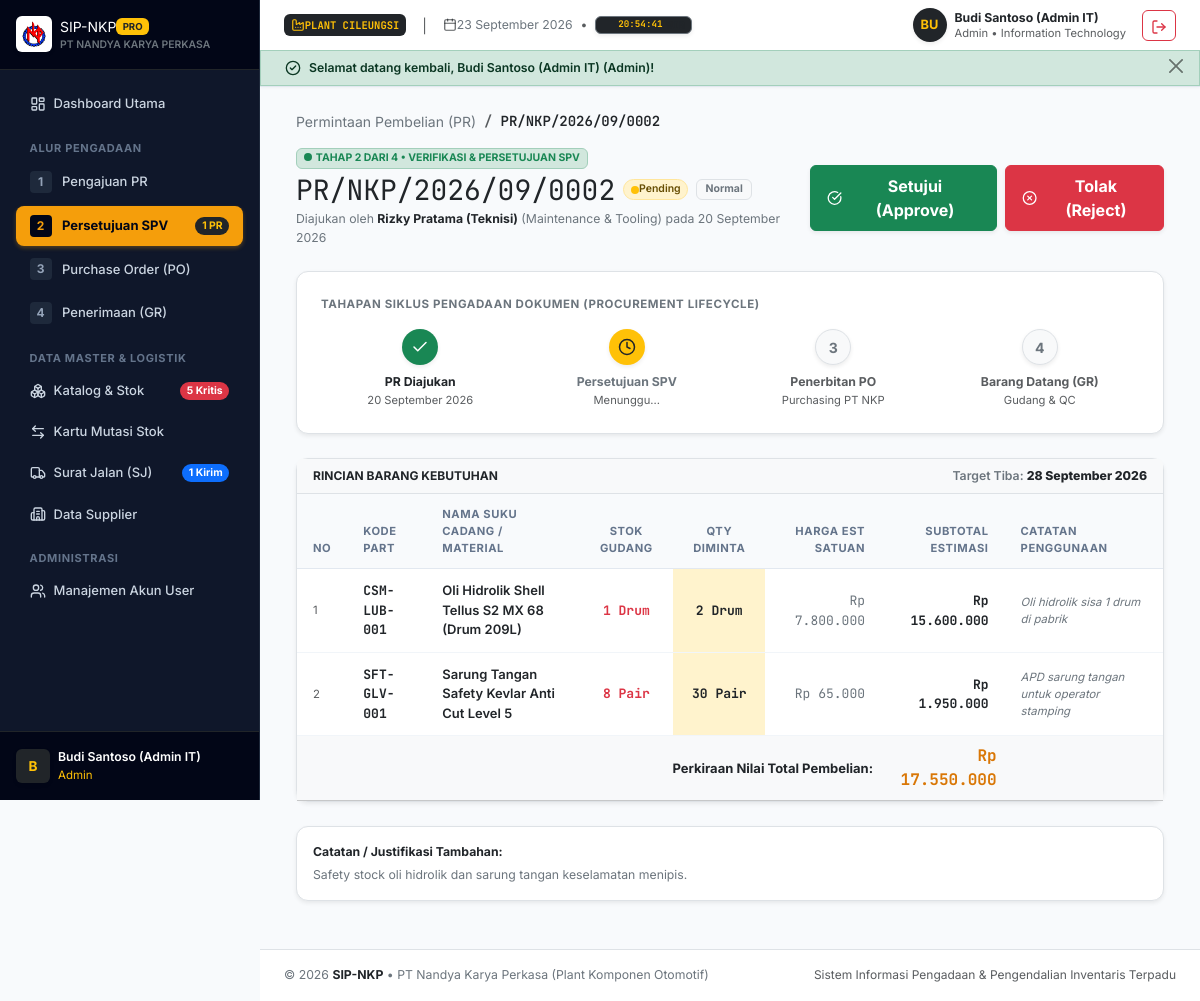
Page /index.php?page=pr-detail&id=2 (signed in) on the committed database.
### tables this page shows
CREATE TABLE `purchase_requisitions` (
    `id` INT AUTO_INCREMENT PRIMARY KEY,
    `pr_number` VARCHAR(40) NOT NULL UNIQUE,
    `user_id` INT NOT NULL,
    `approved_by` INT NULL,
    `pr_date` DATE NOT NULL,
    `target_date` DATE NOT NULL,
    `priority` ENUM('Normal', 'Urgent', 'Emergency') NOT NULL DEFAULT 'Normal',
    `status` ENUM('Pending', 'Approved', 'Rejected', 'PO Issued') NOT NULL DEFAULT 'Pending',
    `rejection_notes` TEXT NULL,
    `general_notes` TEXT NULL,
    `created_at` TIMESTAMP DEFAULT CURRENT_TIMESTAMP,
    CONSTRAINT `fk_pr_user` FOREIGN KEY (`user_id`) REFERENCES `users` (`id`) ON DELETE RESTRICT,
    CONSTRAINT `fk_pr_approver` FOREIGN KEY (`approved_by`) REFERENCES `users` (`id`) ON DELETE SET NULL
);

CREATE TABLE `users` (
    `id` INT AUTO_INCREMENT PRIMARY KEY,
    `name` VARCHAR(100) NOT NULL,
    `username` VARCHAR(50) NOT NULL UNIQUE,
    `password` VARCHAR(255) NOT NULL,
    `role` ENUM('admin', 'supervisor', 'purchasing', 'warehouse', 'requester') NOT NULL,
    `department` VARCHAR(50) NOT NULL,
    `created_at` TIMESTAMP DEFAULT CURRENT_TIMESTAMP
);

CREATE TABLE `pr_items` (
    `id` INT AUTO_INCREMENT PRIMARY KEY,
    `pr_id` INT NOT NULL,
    `item_id` INT NOT NULL,
    `qty_requested` INT NOT NULL,
    `remarks` VARCHAR(255) NULL,
    CONSTRAINT `fk_pritem_pr` FOREIGN KEY (`pr_id`) REFERENCES `purchase_requisitions` (`id`) ON DELETE CASCADE,
    CONSTRAINT `fk_pritem_item` FOREIGN KEY (`item_id`) REFERENCES `items` (`id`) ON DELETE RESTRICT
);

CREATE TABLE `items` (
    `id` INT AUTO_INCREMENT PRIMARY KEY,
    `item_code` VARCHAR(30) NOT NULL UNIQUE,
    `name` VARCHAR(150) NOT NULL,
    `category` ENUM('Mechanical', 'Electrical', 'Raw Material', 'Consumables', 'Safety/APD') NOT NULL,
    `unit` VARCHAR(20) NOT NULL DEFAULT 'Pcs',
    `stock` INT NOT NULL DEFAULT 0,
    `min_stock` INT NOT NULL DEFAULT 5,
    `location_rack` VARCHAR(50) NOT NULL,
    `unit_price` DECIMAL(15,2) NOT NULL DEFAULT 0.00,
    `created_at` TIMESTAMP DEFAULT CURRENT_TIMESTAMP,
    `updated_at` TIMESTAMP DEFAULT CURRENT_TIMESTAMP ON UPDATE CURRENT_TIMESTAMP
);

### views/pr/detail.php (the view, shortened to what the rows shown need)
<?php
require __DIR__ . '/../layouts/header.php';
$user = AuthHelper::user();
$isApprover = in_array($user['role'], ['supervisor', 'admin']) && $pr['status'] === 'Pending';
?>
<div class="container-fluid" style="max-width: 1040px;">
    <nav aria-label="breadcrumb" class="mb-3">
        <ol class="breadcrumb small mb-0">
            <li class="breadcrumb-item"><a href="index.php?page=pr" class="text-decoration-none text-secondary">Permintaan Pembelian (PR)</a></li>
            <li class="breadcrumb-item active font-monospace fw-semibold text-dark" aria-current="page"><?= htmlspecialchars($pr['pr_number']) ?></li>
        </ol>
    </nav>
    <div class="d-flex flex-column flex-md-row justify-content-between align-items-md-center gap-3 mb-4">
        <div>
            <div class="d-flex align-items-center gap-2 mb-1">
                <span class="badge bg-success-subtle text-success border border-success-subtle px-2.5 py-1 small fw-bold">
                    <span class="badge bg-success p-1 rounded-circle me-1"> </span>TAHAP 2 DARI 4 • VERIFIKASI & PERSETUJUAN SPV
                </span>
            </div>
            <div class="d-flex flex-wrap align-items-center gap-2 my-1">
                <h1 class="h3 fw-black text-dark font-monospace mb-0"><?= htmlspecialchars($pr['pr_number']) ?></h1>
                <?= FormatHelper::statusBadge($pr['status']) ?>
                <?= FormatHelper::priorityBadge($pr['priority']) ?>
            </div>
            <p class="text-secondary small mb-0">
                Diajukan oleh <strong class="text-dark"><?= htmlspecialchars($pr['requester_name']) ?></strong> (<?= htmlspecialchars($pr['requester_dept']) ?>) pada <?= FormatHelper::dateIndo($pr['pr_date']) ?>
            </p>
        </div>
        <div class="d-flex align-items-center gap-2">
            <?php if ($isApprover): ?>
                <form action="index.php?page=pr-approve" method="POST" class="d-inline" onsubmit="return confirm('Apakah Anda yakin menyetujui pengajuan PR ini?');">
                    <button type="submit" class="btn btn-success fw-bold px-3 py-2 d-inline-flex align-items-center gap-2 shadow-sm">
                        <i data-lucide="check-circle" style="width: 16px; height: 16px;"></i>
                        <span>Setujui (Approve)</span>
                    </button>
                </form>
                <button type="button" class="btn btn-danger fw-bold px-3 py-2 d-inline-flex align-items-center gap-2 shadow-sm"
                        data-bs-toggle="modal" data-bs-target="#modalReject">
                    <i data-lucide="x-circle" style="width: 16px; height: 16px;"></i>
                    <span>Tolak (Reject)</span>
                </button>
            <?php endif; ?>
        </div>
    </div>
    <div class="card border shadow-sm mb-4">
        <div class="card-body p-4">
            <div class="text-secondary small fw-bold text-uppercase mb-3" style="font-size: 0.72rem; letter-spacing: 0.05em;">
                Tahapan Siklus Pengadaan Dokumen (Procurement Lifecycle)
            </div>
            <?php
            $step2 = in_array($pr['status'], ['Approved', 'PO Issued']);
            $step3 = $pr['status'] === 'PO Issued';
            ?>
            <div class="row text-center position-relative g-2">
                <div class="col-3">
                    <div class="d-flex flex-column align-items-center">
                        <div class="rounded-circle bg-success text-white d-flex align-items-center justify-content-center fw-bold shadow-sm mb-2" style="width: 36px; height: 36px;">
                            <i data-lucide="check" style="width: 18px; height: 18px;"></i>
                        </div>
                        <span class="small fw-bold text-dark">PR Diajukan</span>
                        <span class="text-muted small" style="font-size: 0.7rem;"><?= FormatHelper::dateIndo($pr['pr_date']) ?></span>
                    </div>
                </div>
                <div class="col-3">
                    <div class="d-flex flex-column align-items-center">
                        <div class="rounded-circle <?= $step2 ? 'bg-success text-white' : ($pr['status'] === 'Rejected' ? 'bg-danger text-white' : 'bg-warning text-dark') ?> d-flex align-items-center justify-content-center fw-bold shadow-sm mb-2" style="width: 36px; height: 36px;">
                            <?php if ($step2): ?>
                                <i data-lucide="check" style="width: 18px; height: 18px;"></i>
                            <?php elseif ($pr['status'] === 'Rejected'): ?>
                                <i data-lucide="x" style="width: 18px; height: 18px;"></i>
                            <?php else: ?>
                                <i data-lucide="clock" style="width: 18px; height: 18px;"></i>
                            <?php endif; ?>
                        </div>
                        <span class="small fw-bold <?= $step2 ? 'text-dark' : 'text-secondary' ?>">
                            <?= $pr['status'] === 'Rejected' ? 'Ditolak SPV' : 'Persetujuan SPV' ?>
                        </span>
                        <span class="text-muted small" style="font-size: 0.7rem;"><?= $pr['approver_name'] ?? 'Menunggu...' ?></span>
                    </div>
                </div>
                <div class="col-3">
                    <div class="d-flex flex-column align-items-center">
                        <div class="rounded-circle <?= $step3 ? 'bg-success text-white' : 'bg-light text-secondary border' ?> d-flex align-items-center justify-content-center fw-bold shadow-sm mb-2" style="width: 36px; height: 36px;">
                            <?php if ($step3): ?>
                                <i data-lucide="check" style="width: 18px; height: 18px;"></i>
                            <?php else: ?>
                                <span>3</span>
                            <?php endif; ?>
                        </div>
                        <span class="small fw-bold <?= $step3 ? 'text-dark' : 'text-muted' ?>">Penerbitan PO</span>
                        <span class="text-muted small" style="font-size: 0.7rem;">Purchasing PT NKP</span>
                    </div>
                </div>
                <div class="col-3">
                    <div class="d-flex flex-column align-items-center">
                        <div class="rounded-circle bg-light text-secondary border d-flex align-items-center justify-content-center fw-bold shadow-sm mb-2" style="width: 36px; height: 36px;">
                            <span>4</span>
                        </div>
                        <span class="small fw-bold text-muted">Barang Datang (GR)</span>
                        <span class="text-muted small" style="font-size: 0.7rem;">Gudang & QC</span>
                    </div>
                </div>
            </div>
        </div>
    </div>
    <div class="card border shadow-sm mb-4">
        <div class="card-header py-2.5 px-3 bg-light border-bottom d-flex justify-content-between align-items-center">
            <h2 class="h6 fw-bold text-dark mb-0 text-uppercase" style="font-size: 0.75rem;">Rincian Barang Kebutuhan</h2>
            <span class="small text-secondary">Target Tiba: <strong class="text-dark"><?= FormatHelper::dateIndo($pr['target_date']) ?></strong></span>
        </div>
        <div class="table-responsive">
            <table class="table table-hover align-middle mb-0">
                <thead>
                    <tr>
                        <th style="width: 40px;">No</th>
                        <th>Kode Part</th>
                        <th>Nama Suku Cadang / Material</th>
                        <th class="text-center">Stok Gudang</th>
                        <th class="text-center">Qty Diminta</th>
                        <th class="text-end">Harga Est Satuan</th>
                        <th class="text-end">Subtotal Estimasi</th>
                        <th>Catatan Penggunaan</th>
                    </tr>
                </thead>
                <tbody>
                    <?php
                    $no = 1;
                    $grandTotalEst = 0;
                    foreach ($items as $it):
                        $sub = $it['qty_requested'] * $it['unit_price'];
                        $grandTotalEst += $sub;
                    ?>
                    <tr>
                        <td class="text-muted small"><?= $no++ ?></td>
                        <td class="font-monospace fw-bold text-dark"><?= htmlspecialchars($it['item_code']) ?></td>
                        <td class="fw-semibold text-dark"><?= htmlspecialchars($it['item_name']) ?></td>
                        <td class="text-center font-monospace <?= $it['current_stock'] <= $it['min_stock'] ? 'text-danger fw-bold' : 'text-secondary' ?>">
                            <?= $it['current_stock'] ?> <?= $it['unit'] ?>
                        </td>
                        <td class="text-center fw-bold text-dark bg-warning-subtle font-monospace">
                            <?= $it['qty_requested'] ?> <?= $it['unit'] ?>
                        </td>
                        <td class="text-end font-monospace text-secondary"><?= FormatHelper::rupiah($it['unit_price']) ?></td>
                        <td class="text-end font-monospace fw-bold text-dark"><?= FormatHelper::rupiah($sub) ?></td>
                        <td class="text-secondary small fst-italic"><?= htmlspecialchars($it['remarks'] ?? '-') ?></td>
                    </tr>
                    <?php endforeach; ?>
                </tbody>
                <tfoot>
                    <tr class="table-light fw-bold">
                        <td colspan="6" class="text-end text-dark">Perkiraan Nilai Total Pembelian:</td>
                        <td class="text-end font-monospace fw-black text-warning" style="color: #d97706 !important; font-size: 1rem;"><?= FormatHelper::rupiah($grandTotalEst) ?></td>
                        <td></td>
                    </tr>
                </tfoot>
            </table>
        </div>
    </div>
    <?php if (!empty($pr['general_notes'])): ?>
    <div class="card border shadow-sm mb-4">
        <div class="card-body p-3 small">
            <strong class="text-dark d-block mb-1">Catatan / Justifikasi Tambahan:</strong>
            <p class="text-secondary mb-0"><?= nl2br(htmlspecialchars($pr['general_notes'])) ?></p>
        </div>
    </div>
    <?php endif; ?>
</div>
<?php require __DIR__ . '/../layouts/footer.php'; ?>

### app/Helpers/FormatHelper.php (shortened to what the rows shown need)
<?php
class FormatHelper
{
    public static function rupiah(float|int|string|null $angka): string
    {
        $num = (float)($angka ?? 0);
        return 'Rp ' . number_format($num, 0, ',', '.');
    }
    public static function dateIndo(?string $tanggal, bool $withTime = false): string
    {
        $bulan = [
            1 => 'Januari', 'Februari', 'Maret', 'April', 'Mei', 'Juni',
            'Juli', 'Agustus', 'September', 'Oktober', 'November', 'Desember'
        ];
        $time = strtotime($tanggal);
        $tgl = (int)date('d', $time);
        $bln = (int)date('m', $time);
        $thn = date('Y', $time);
        $result = sprintf('%02d %s %s', $tgl, $bulan[$bln] ?? '', $thn);
        return $result;
    }
    public static function statusBadge(string $status): string
    {
        return match ($status) {
            'Pending' => '<span class="badge bg-warning-subtle text-warning-emphasis border border-warning-subtle rounded-pill px-2.5 py-1 small fw-semibold d-inline-flex align-items-center gap-1.5"><span class="badge bg-warning p-1 rounded-circle"> </span>Pending</span>',
            'Approved' => '<span class="badge bg-success-subtle text-success border border-success-subtle rounded-pill px-2.5 py-1 small fw-semibold d-inline-flex align-items-center gap-1.5"><span class="badge bg-success p-1 rounded-circle"> </span>Approved</span>',
            'Rejected' => '<span class="badge bg-danger-subtle text-danger border border-danger-subtle rounded-pill px-2.5 py-1 small fw-semibold d-inline-flex align-items-center gap-1.5"><span class="badge bg-danger p-1 rounded-circle"> </span>Rejected</span>',
            'PO Issued' => '<span class="badge bg-primary-subtle text-primary border border-primary-subtle rounded-pill px-2.5 py-1 small fw-semibold d-inline-flex align-items-center gap-1.5"><span class="badge bg-primary p-1 rounded-circle"> </span>PO Issued</span>',
            'Issued' => '<span class="badge bg-info-subtle text-info-emphasis border border-info-subtle rounded-pill px-2.5 py-1 small fw-semibold d-inline-flex align-items-center gap-1.5"><span class="badge bg-info p-1 rounded-circle"> </span>PO Terbit</span>',
            'Partial Received' => '<span class="badge bg-secondary-subtle text-secondary-emphasis border border-secondary-subtle rounded-pill px-2',
            '' => '',
            '' => '',
            '' => '',
            'Draft' => '<span class="badge bg-light text-secondary border rounded-pill px-2.5 py-1 small fw-semibold">Draft</span>',
            'Cancelled' => '<span class="badge bg-light text-secondary border rounded-pill px-2.5 py-1 small fw-semibold">Dibatalkan</span>',
            default => '<span class="badge bg-light text-dark border rounded-pill px-2.5 py-1 small fw-semibold">' . htmlspecialchars($status) . '</span>',
        };
    }
    public static function priorityBadge(string $priority): string
    {
        return match ($priority) {
            'Emergency' => '<span class="badge bg-danger text-white fw-bold px-2 py-1 shadow-sm">EMERGENCY</span>',
            'Urgent' => '<span class="badge bg-warning text-dark fw-bold px-2 py-1 shadow-sm">Urgent</span>',
            'Normal' => '<span class="badge bg-light text-secondary border px-2 py-1">Normal</span>',
            default => htmlspecialchars($priority),
        };
    }
}

### rows in the picture
purchase_requisitions: pr_number "PR/NKP/2026/09/0002", status "Pending", priority "Normal", user.name "Rizky Pratama (Teknisi)", user.department "Maintenance & Tooling", pr_date "20 September 2026", target_date "28 September 2026", general_notes "Safety stock oli hidrolik dan sarung tangan keselamatan menipis."
pr_items: item.item_code "CSM-LUB-001", item.name "Oli Hidrolik Shell Tellus S2 MX 68 (Drum 209L)", item.stock "1", item.unit "Drum", qty_requested "2", item.unit_price "Rp 7.800.000", qty_requested.unit_price "Rp 15.600.000", remarks "Oli hidrolik sisa 1 drum di pabrik"
pr_items: item.item_code "SFT-GLV-001", item.name "Sarung Tangan Safety Kevlar Anti Cut Level 5", item.stock "8", item.unit "Pair", qty_requested "30", item.unit_price "Rp 65.000", qty_requested.unit_price "Rp 1.950.000", remarks "APD sarung tangan untuk operator stamping"

### other values in the picture
$pendingPRCount "1"
$criticalStockCount "5"
$activeDNCount "1"
substr($user['name'] ?? 'U', 0, 1) "B"
$user['name'] "Budi Santoso (Admin IT)"
$user['role'] "Admin"
substr($currentUser['name'] ?? 'U', 0, 2) "BU"
$currentUser['name'] "Budi Santoso (Admin IT)"
$currentUser['role'] "Admin"
$currentUser['department'] "Information Technology"
$flash['message'] "Selamat datang kembali, Budi Santoso (Admin IT) (Admin)!"
$pr['approver_name'] "Menunggu..."
FormatHelper::rupiah($grandTotalEst) "Rp 17.550.000"
